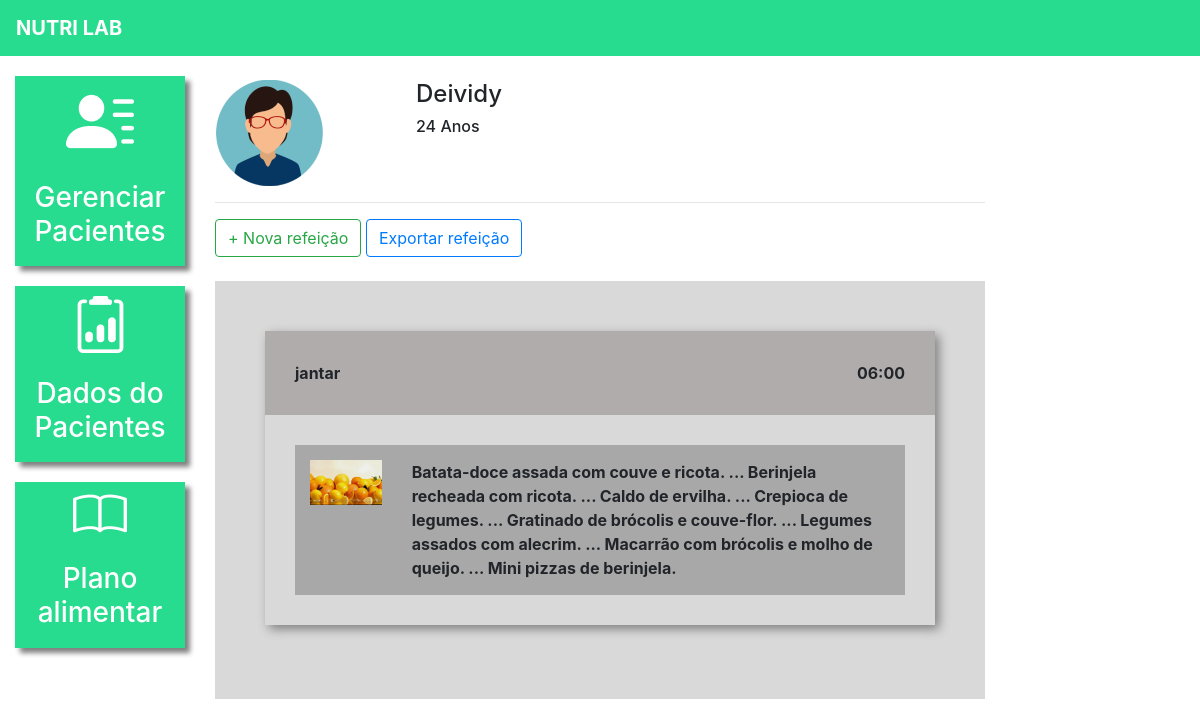
/plano_alimentar/6/ (signed in), run on the app's committed database.
### plataforma/models.py (models this page shows, shortened)
class Pacientes(models.Model):
    choices_sexo = (('F', 'Feminino'),
                    ('M', 'Maculino'))
    nome = models.CharField(max_length=50)
    sexo = models.CharField(max_length=1, choices=choices_sexo)
    idade = models.IntegerField()
    email = models.EmailField()
    telefone = models.CharField(max_length=19)
    nutri = models.ForeignKey(User, on_delete=models.CASCADE)

class Refeicao(models.Model):
    paciente = models.ForeignKey(Pacientes, on_delete=models.CASCADE)
    titulo = models.CharField(max_length=50)
    horario = models.TimeField()
    carboidratos = models.IntegerField()
    proteinas = models.IntegerField()
    gorduras = models.IntegerField()

class Opcao(models.Model):
    refeicao = models.ForeignKey(Refeicao, on_delete=models.CASCADE)
    imagem = models.ImageField(upload_to="opcao")
    descricao = models.TextField()

### plataforma/views.py (the view)
# urls.py: path('plano_alimentar/<str:id>/', views.plano_alimentar, name="plano_alimentar"),
def plano_alimentar(request, id):
    paciente = get_object_or_404(Pacientes, id=id)
    if not paciente.nutri == request.user:
        messages.add_message(request, constants.ERROR, 'Esse paciente não é seu')
        return redirect('/plano_alimentar_listar/')
    if request.method == "GET":
        opcao =Opcao.objects.all()
        r1 = Refeicao.objects.filter(paciente=paciente).order_by('horario')
        return render(request, 'plano_alimentar.html', {'paciente': paciente, 'refeicao': r1, 'opcao': opcao})

### plataforma/templates/plano_alimentar.html (shortened to what this page needs)
{% extends 'base_plataforma.html' %}
{% load static %}
{% block 'plataforma' %}
    <br>
    <div class="row">
        <div class="col-md-3">
                {% if paciente.sexo == "M"%}
                    <img src="{% static 'plataforma/img/perfil2.png' %}">
                {% else %}
                    <img src="{% static 'plataforma/img/perfil1.png' %}">
                {% endif %}
        </div>
        <div class="col-md-3 dados descricao">
            <h4>{{paciente.nome}}</h4>
            <h6>{{paciente.idade}} Anos</h6>
        </div>
    </div>
    <hr>
<button type="button" class="btn btn-outline-success" data-toggle="modal" data-target="#modal">
    + Nova refeição
</button>
<button type="button" class="btn btn-outline-primary">
    Exportar refeição
</button>
<br>
<br>
    <div class="fundo-alimentar">
    {% for re in refeicao %}
        <div class="refeicao">
            <div class="head-refeicao">
                <span>{{re.titulo}}</span>
                <span style="float: right;">{{re.horario}}</span>
            </div>
            <div class="body-refeicao">
                {% for o1 in opcao %}
                    {% if o1.refeicao == re %}
                        <div class="opcao">
                            <div class="row">
                                <div class="col-md-2">
                                    <img width="100%" src="{{o1.imagem.url}}">
                                </div>
                                <div class="col-md-10">
                                    {{o1.descricao}}
                                </div>
                            </div>
                        </div>
                    {% endif %}
                {% endfor %}
            </div>
        </div>
        <br>
    {% endfor %}
    </div>
{% endblock%}

### templates/base_plataforma.html
{% extends 'base.html' %}
{% load static %}
{% block 'head' %}
    <link rel="stylesheet" href="{% static 'plataforma/css/css.css' %}">
    <link rel="stylesheet" href="{% static 'plataforma/css/plano_alimentar.css' %}">
{% endblock %}
{% block 'body' %}
    <div class="container-fluid">
        <div class="row">
            <div class="col-md-2">
                <a href="{% url 'pacientes' %}" class="link-lateral">
                    <div class="card-lateral">
                        <img src="{% static 'plataforma/img/paciente.png' %}">
                        <br>
                        <br>
                        <h3>Gerenciar Pacientes</h3>
                    </div>
                </a>
                <a href="{% url 'dados_paciente_listar' %}" class="link-lateral">
                    <div class="card-lateral">
                        <img src="{% static 'plataforma/img/dados_paciente.png' %}">
                        <br>
                        <br>
                        <h3>Dados do Pacientes</h3>
                    </div>
                </a>
                <a href="{% url 'plano_alimentar_listar' %}" class="link-lateral">
                    <div class="card-lateral">
                        <img src="{% static 'plataforma/img/plano_alimentar.png' %}">
                        <br>
                        <br>
                        <h3>Plano alimentar</h3>
                    </div>
                </a>
            </div>
            <div class="col-md-8">
                {% block 'plataforma' %}
                {% endblock %}
            </div>
        </div>
    </div>
{% endblock%}

### templates/base.html (shortened to what this page needs)
{% load static %}
<!doctype html>
<html lang="pt-BR">
<head>
    {% block 'head' %}{% endblock %}
    <link rel="stylesheet" href="https://cdn.jsdelivr.net/npm/bootstrap@4.6.1/dist/css/bootstrap.min.css">
</head>
<body>
    {% if user.is_authenticated %}
        <nav style="background-color: #27DB8F;" class="navbar navbar-expand-lg navbar-dark">
            <a style="font-weight: bold" class="navbar-brand" href="{% url 'index' %}">NUTRI LAB</a>
        </nav>
    {% endif %}
    {% block 'body' %}{% endblock%}
</body>
</html>

### templates/static/plataforma/css/css.css (style rules this page uses)
.card-lateral { background-color: #27DB8F; margin-top: 20px; padding: 10px; color: white; font-weight: bold; text-decoration: none; text-align: center; box-shadow: 5px 5px 5px gray; }
.dados { font-weight: bold; }
.descricao { margin-left: -12%; }
@media (max-width: 1300px) { .descricao { margin-left: 1px; } }

### templates/static/plataforma/css/plano_alimentar.css (style rules this page uses)
.fundo-alimentar { background-color: #D9D9D9; padding: 50px; }
.refeicao { box-shadow: 4px 4px 10px gray; }
.head-refeicao { background-color: #B0ACAC; padding: 30px; font-weight: bold; }
.body-refeicao { padding: 30px; font-weight: bold; }
.opcao { background-color: #A8A8A8; padding: 15px; }

### data on the page
Pacientes: nome "Deividy", idade "24"
Refeicao: titulo "jantar", horario "06:00"
Opcao: imagem (picture), descricao "Batata-doce assada com couve e ricota. ... Berinjela recheada com ricota. ... Caldo de ervilha. ... Crepioca de legumes. ... Gratinado de brócolis e couve-flor. ... Legumes assados com alecrim. ... Macarrão com brócolis e molho de queijo. ... Mini pizzas de berinjela."
